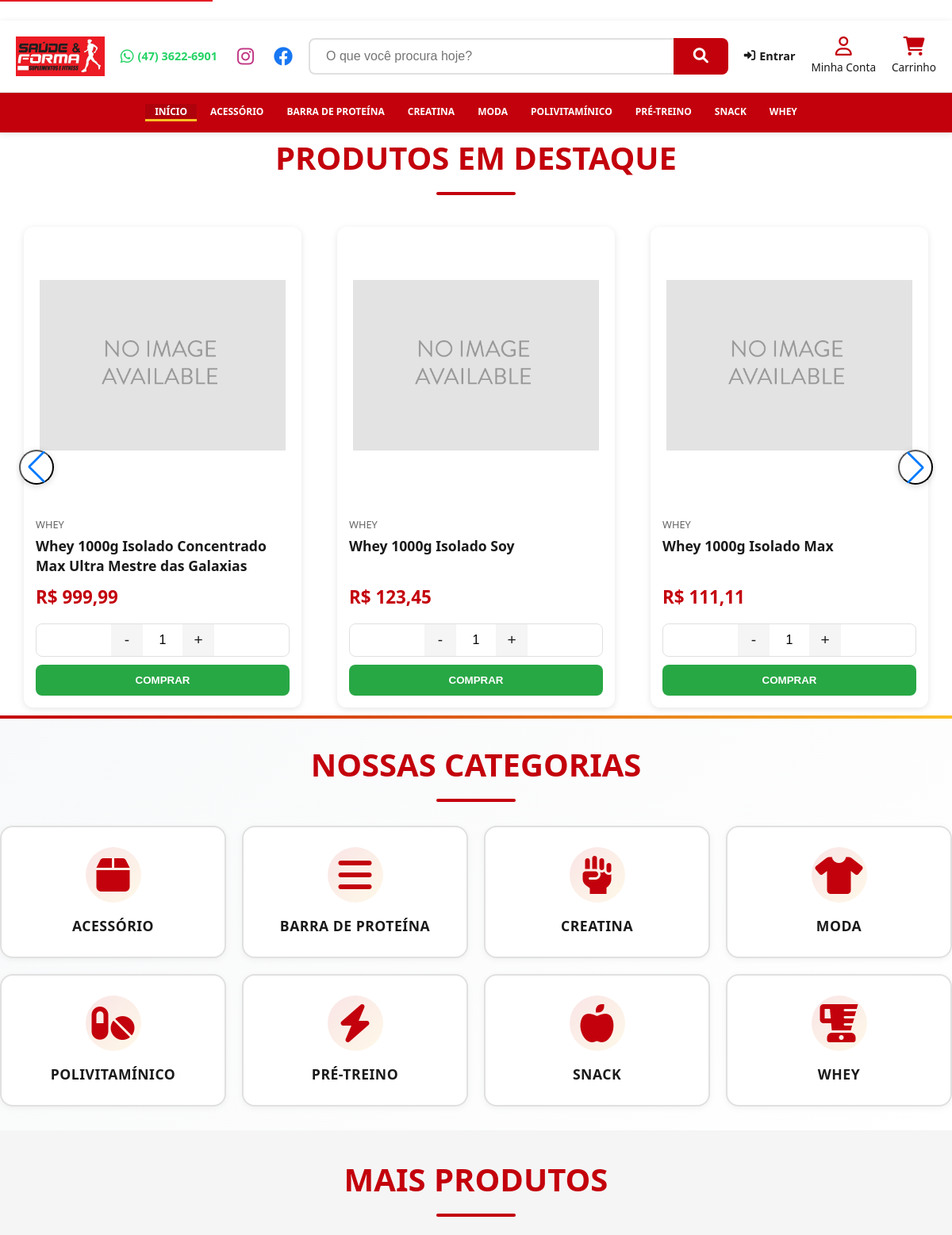
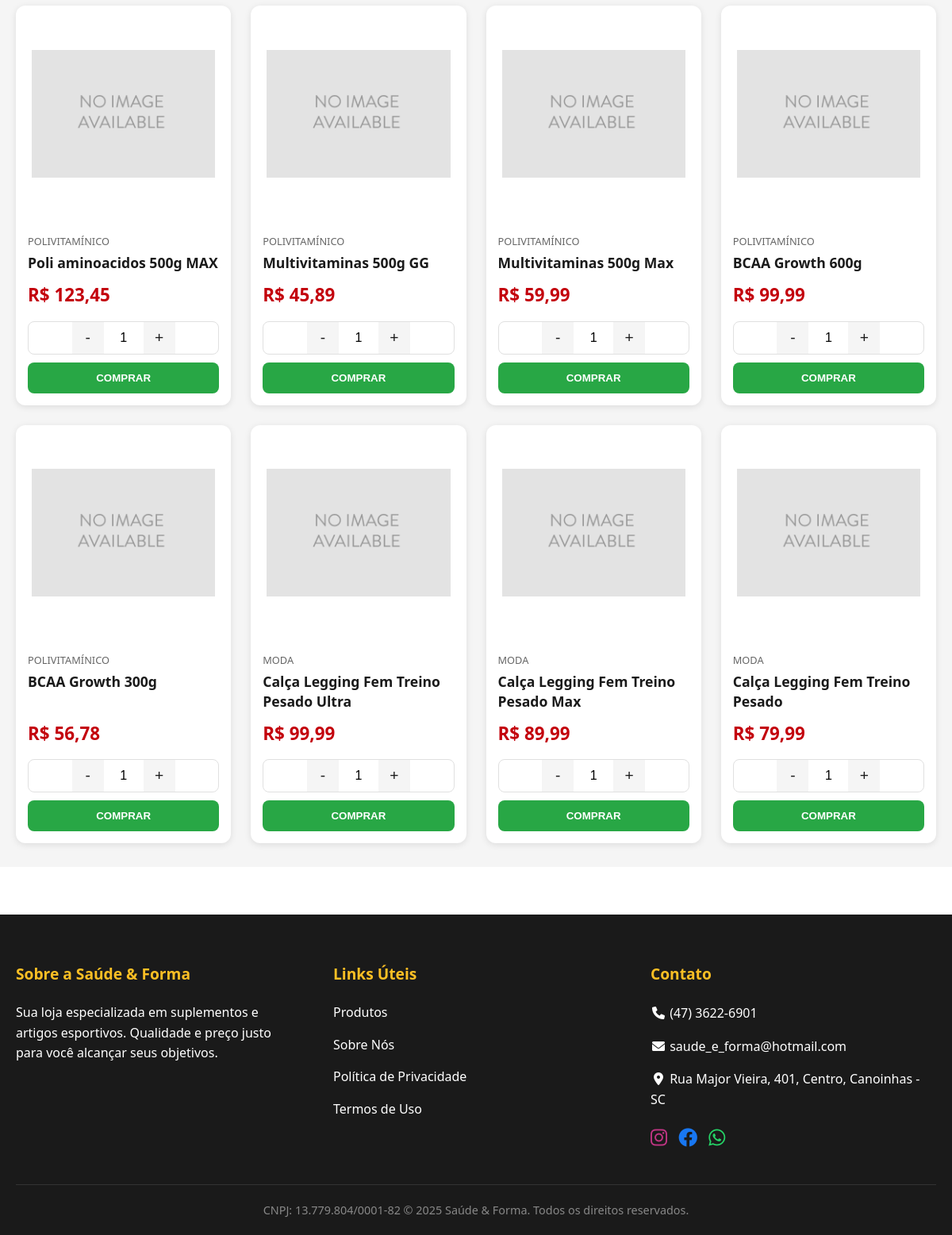
The page / on the database its author committed (2 pictures, top to bottom).
### shop/models.py (models this page shows, shortened)
class Category(models.Model):
    name = models.CharField(max_length=200)
    slug = models.SlugField(max_length=200,
                            unique=True)
    class Meta:
        ordering = ['name']
        indexes = [
            models.Index(fields=['name']),
        ]
        verbose_name = 'category'
        verbose_name_plural = 'categories'
    def get_absolute_url(self):
        return reverse('shop:product_list_by_category',
                       args=[self.slug])

class Product(models.Model):
    category = models.ForeignKey(Category,
                                 related_name='products',
                                 on_delete=models.CASCADE)
    name = models.CharField(max_length=200)
    slug = models.SlugField(max_length=200)
    image = models.ImageField(upload_to='products/%Y/%m/%d',
                              blank=True)
    description = models.TextField(blank=True)
    price = models.DecimalField(max_digits=10,
                                decimal_places=2)
    available = models.BooleanField(default=True)
    stock = models.PositiveIntegerField(default=0)
    created = models.DateTimeField(auto_now_add=True)
    updated = models.DateTimeField(auto_now=True)
    class Meta:
        ordering = ['name']
        indexes = [
            models.Index(fields=['id', 'slug']),
            models.Index(fields=['name']),
            models.Index(fields=['-created']),
        ]
    def get_absolute_url(self):
        return reverse('shop:product_detail',
                       args=[self.id, self.slug])

### shop/views.py (the view)
# urls.py: path('', views.homepage, name='homepage'),
def homepage(request):
    categories = Category.objects.all()
    carousel_products = Product.objects.filter(available=True).order_by('-created')[:9]
    featured_products = Product.objects.filter(available=True).order_by('-created')[9:17]
    return render(request, 'shop/homepage.html', {
        'categories': categories,
        'carousel_products': carousel_products,
        'featured_products': featured_products,
    })

### shop/templates/shop/homepage.html (shortened to what this page needs)
{% extends "base.html" %}
{% load static %}
{% block extra_css %}
<link rel="stylesheet" href="https://cdn.jsdelivr.net/npm/swiper/swiper-bundle.min.css" />
{% endblock %}
{% block content %}
<div class="container" style="padding-top: 0;">
    <h2 class="titulo-secao">Produtos em Destaque</h2>
    <div class="swiper swiper-produtos" role="region" aria-label="Carrossel de produtos em destaque" aria-roledescription="carrossel" style="padding-top: 0; margin-top: 0;">
        <div class="swiper-wrapper">
            {% for product in carousel_products %}
            <div class="swiper-slide" role="group" aria-label="{{ forloop.counter }} de {{ carousel_products|length }}">
                <article class="c-card-produto">
                    <div class="c-card-produto__imagem-wrapper">
                        <a href="{{ product.get_absolute_url }}">
                            <img src="{% if product.image %}{{ product.image.url }}{% else %}{% static 'img/no_image.png' %}{% endif %}"
                                alt="{{ product.name }}" class="c-card-produto__imagem">
                        </a>
                    </div>
                    <div class="c-card-produto__info">
                        <div>
                            <div class="c-card-produto__categoria">{{ product.category.name }}</div>
                            <a href="{{ product.get_absolute_url }}">
                                <h3 class="c-card-produto__nome">{{ product.name }}</h3>
                            </a>
                        </div>
                        <div>
                            <div class="c-card-produto__preco">R$ {{ product.price }}</div>
                            <form action="{% url 'cart:cart_add' product.id %}" method="post" class="add-to-cart-form"
                                aria-label="Adicionar {{ product.name }} ao carrinho">
                                <div class="quantity-selector" role="group" aria-label="Seletor de quantidade">
                                    <button type="button" class="qty-btn minus" aria-label="Diminuir quantidade">-</button>
                                    <input type="number" name="quantity" value="1" min="1" class="qty-input" readonly
                                        aria-label="Quantidade">
                                    <button type="button" class="qty-btn plus" aria-label="Aumentar quantidade">+</button>
                                </div>
                                <button type="submit" class="c-btn-comprar"
                                    aria-label="Adicionar {{ product.name }} ao carrinho">Comprar</button>
                            </form>
                        </div>
                    </div>
                </article>
            </div>
            {% endfor %}
        </div>
        <button class="swiper-button-prev" aria-label="Slide anterior"></button>
        <button class="swiper-button-next" aria-label="Próximo slide"></button>
    </div>
</div>
<section class="secao-categorias container" aria-labelledby="categorias-titulo">
    <h2 class="titulo-secao" id="categorias-titulo">Nossas Categorias</h2>
    <nav class="categorias-grid" role="navigation" aria-label="Navegação de categorias de produtos">
        {% for c in categories %}
        <a href="{{ c.get_absolute_url }}" class="c-card-categoria" aria-label="Ver produtos da categoria {{ c.name }}">
            <div class="c-card-categoria__icone" aria-hidden="true">
                {% if c.slug == 'whey' %}
                    <i class="fas fa-blender"></i>
                {% elif c.slug == 'creatina' %}
                    <i class="fas fa-hand-fist"></i>
                {% elif c.slug == 'moda' %}
                    <i class="fas fa-tshirt"></i>
                {% elif c.slug == 'barra-de-proteina' %}
                    <i class="fas fa-bars"></i>
                {% elif c.slug == 'polivitaminico' %}
                    <i class="fas fa-pills"></i>
                {% elif c.slug == 'acessorios' %}
                    <i class="fas fa-dumbbell"></i>
                {% elif c.slug == 'pre-treino' %}
                    <i class="fas fa-bolt"></i>
                {% elif c.slug == 'snack' %}
                    <i class="fas fa-apple-alt"></i>
                {% else %}
                    <i class="fas fa-box"></i>
                {% endif %}
            </div>
            <span class="c-card-categoria__nome">{{ c.name }}</span>
        </a>
        {% endfor %}
    </nav>
</section>
<section class="secao-destaque" aria-labelledby="produtos-adicionais-titulo">
    <div class="container">
        <h2 class="titulo-secao" id="produtos-adicionais-titulo">Mais Produtos</h2>
        <div class="produtos-grid" role="list" aria-label="Lista de produtos adicionais">
            {% for product in featured_products %}
            <article class="c-card-produto" role="listitem">
                <div class="c-card-produto__imagem-wrapper">
                    <a href="{{ product.get_absolute_url }}">
                        <img src="{% if product.image %}{{ product.image.url }}{% else %}{% static 'img/no_image.png' %}{% endif %}"
                            alt="{{ product.name }}" class="c-card-produto__imagem">
                    </a>
                </div>
                <div class="c-card-produto__info">
                    <div>
                        <div class="c-card-produto__categoria">{{ product.category.name }}</div>
                        <a href="{{ product.get_absolute_url }}">
                            <h3 class="c-card-produto__nome">{{ product.name }}</h3>
                        </a>
                    </div>
                    <div>
                        <div class="c-card-produto__preco">R$ {{ product.price }}</div>
                        <form action="{% url 'cart:cart_add' product.id %}" method="post" class="add-to-cart-form"
                            aria-label="Adicionar {{ product.name }} ao carrinho">
                            <div class="quantity-selector" role="group" aria-label="Seletor de quantidade">
                                <button type="button" class="qty-btn minus" aria-label="Diminuir quantidade">-</button>
                                <input type="number" name="quantity" value="1" min="1" class="qty-input" readonly
                                    aria-label="Quantidade">
                                <button type="button" class="qty-btn plus" aria-label="Aumentar quantidade">+</button>
                            </div>
                            <button type="submit" class="c-btn-comprar"
                                aria-label="Adicionar {{ product.name }} ao carrinho">Comprar</button>
                        </form>
                    </div>
                </div>
            </article>
            {% endfor %}
        </div>
    </div>
</section>
{% endblock %}

### templates/base.html (shortened to what this page needs)
{% load static %}
<!DOCTYPE html>
<html>
<head>
  <link href="https://cdnjs.cloudflare.com/ajax/libs/font-awesome/6.0.0/css/all.min.css" rel="stylesheet">
  <link href="{% static 'css/saude_forma.css' %}" rel="stylesheet">
  <link href="{% static 'css/cart.css' %}" rel="stylesheet">
  {% block extra_css %}{% endblock %}
</head>
<body>
  {% include 'includes/header.html' %}
  <div id="content">
    <main id="main-content" role="main">
      {% block content %}
      {% endblock %}
    </main>
  </div>
  <footer class="c-footer">
    <div class="container">
      <div class="c-footer__grid">
        <div class="c-footer__coluna">
          <h3>Sobre a Saúde & Forma</h3>
          <p>Sua loja especializada em suplementos e artigos esportivos. Qualidade e preço justo para você alcançar seus
            objetivos.</p>
        </div>
        <div class="c-footer__coluna">
          <h3>Links Úteis</h3>
          <ul class="c-footer__links">
            <li><a href="{% url 'shop:product_list' %}">Produtos</a></li>
            <li><a href="{% url 'shop:sobre' %}">Sobre Nós</a></li>
            <li><a href="{% url 'shop:privacidade' %}">Política de Privacidade</a></li>
            <li><a href="{% url 'shop:termos' %}">Termos de Uso</a></li>
          </ul>
        </div>
        <div class="c-footer__coluna">
          <h3>Contato</h3>
          <ul class="c-footer__links">
            <li><a href="tel:554736226901" style="color: inherit; text-decoration: none;"><i class="fas fa-phone"></i>
                (47) 3622-6901</a></li>
            <li><a href="mailto:saude_e_forma@hotmail.com" style="color: inherit; text-decoration: none;"><i
                  class="fas fa-envelope"></i> saude_e_forma@hotmail.com</a></li>
            <li><a href="https://share.google/oy1I10BcIwLedKcJh" target="_blank"
                style="color: inherit; text-decoration: none;"><i class="fas fa-map-marker-alt"></i> Rua Major Vieira,
                401, Centro, Canoinhas - SC</a></li>
          </ul>
          <div class="c-footer__social" style="margin-top: 15px;">
            <a href="https://www.instagram.com/saudeeforma" target="_blank" class="c-footer__social-link instagram"
              title="Instagram"><i class="fab fa-instagram"></i></a>
            <a href="https://www.facebook.com/saudeeformaa" target="_blank" class="c-footer__social-link facebook"
              title="Facebook"><i class="fab fa-facebook"></i></a>
            <a href="https://api.whatsapp.com/send/?phone=554736226901" target="_blank"
              class="c-footer__social-link whatsapp" title="WhatsApp"><i class="fab fa-whatsapp"></i></a>
          </div>
        </div>
      </div>
      <div class="c-footer__bottom">
        <p>CNPJ: 13.779.804/0001-82 &copy; 2025 Saúde & Forma. Todos os direitos reservados.</p>
      </div>
    </div>
  </footer>
</body>
</html>

### templates/includes/header.html (shortened to what this page needs)
﻿{% load static %}
<header class="c-header" role="banner">
    <div class="c-header__main">
        <div class="container">
            <a href="/" class="c-header__logo-link" aria-label="Saúde & Forma - Página Inicial">
                <img src="{% static 'img/logo.png' %}" alt="Saúde & Forma" class="c-header__logo-img">
            </a>
            <div class="c-header__desktop-elements">
                <nav class="c-header__contato-main" aria-label="Links de contato e redes sociais">
                    <a href="https://api.whatsapp.com/send/?phone=554736226901" target="_blank"
                        rel="noopener noreferrer" class="c-header__icon-link whatsapp-link"
                        aria-label="WhatsApp (47) 3622-6901">
                        <i class="fab fa-whatsapp" aria-hidden="true"></i> <span>(47) 3622-6901</span>
                    </a>
                    <a href="https://www.instagram.com/saudeeforma" target="_blank" rel="noopener noreferrer"
                        class="c-header__icon-link social-icon instagram" aria-label="Instagram">
                        <i class="fab fa-instagram" aria-hidden="true"></i>
                    </a>
                    <a href="https://www.facebook.com/saudeeformaa" target="_blank" rel="noopener noreferrer"
                        class="c-header__icon-link social-icon facebook" aria-label="Facebook">
                        <i class="fab fa-facebook" aria-hidden="true"></i>
                    </a>
                </nav>
                <div class="c-busca">
                    <form action="{% url 'shop:product_list' %}" method="get" class="c-busca__form" role="search"
                        aria-label="Buscar produtos">
                        <input type="text" id="search-input" name="q" class="c-busca__input"
                            placeholder="O que você procura hoje?" value="{{ request.GET.q|default:'' }}"
                            aria-label="Campo de busca">
                        <button type="submit" class="c-busca__btn" aria-label="Buscar"><i class="fas fa-search"
                                aria-hidden="true"></i></button>
                    </form>
                </div>
                <div class="c-header__user-main">
                    {% if request.user.is_authenticated %}
                    <div class="c-header__user-info">
                        <span>Olá, <strong>{{ request.user.first_name|default:request.user.username }}</strong></span>
                        <form method="post" action="{% url 'account:logout' %}" style="display:inline;">
                            {% csrf_token %}
                            <button type="submit" class="c-header__logout-btn" aria-label="Sair da conta"><i
                                    class="fas fa-sign-out-alt" aria-hidden="true"></i></button>
                        </form>
                    </div>
                    {% else %}
                    <a href="{% url 'account:login' %}" class="c-header__login-link" aria-label="Entrar na conta"><i
                            class="fas fa-sign-in-alt" aria-hidden="true"></i> Entrar</a>
                    {% endif %}
                </div>
                <nav class="c-header__acoes" aria-label="Ações do usuário">
                    <a href="{% url 'account:dashboard' %}" class="c-header__acao-btn" aria-label="Minha Conta">
                        <i class="far fa-user" aria-hidden="true"></i>
                        <span>Minha Conta</span>
                    </a>
                    <a href="{% url 'cart:cart_detail' %}" class="c-header__acao-btn" id="cart-btn-desktop"
                        aria-label="Carrinho de compras">
                        <i class="fas fa-shopping-cart" aria-hidden="true"></i>
                        <span>Carrinho</span>
                    </a>
                </nav>
            </div>
        </div>
    </div>
    <nav class="c-nav" role="navigation" aria-label="Navegação principal">
        <div class="container c-nav__container">
            <div class="c-nav__menu" id="nav-menu">
                <a href="{% url 'shop:homepage' %}"
                    class="c-nav__link {% if request.resolver_match.view_name == 'shop:homepage' %}active{% endif %}"
                    aria-current="{% if request.resolver_match.view_name == 'shop:homepage' %}page{% endif %}">Início</a>
                {% for c in categories %}
                <a href="{{ c.get_absolute_url }}"
                    class="c-nav__link {% if category and category.slug == c.slug %}active{% endif %}"
                    aria-current="{% if category and category.slug == c.slug %}page{% endif %}">{{ c.name }}</a>
                {% endfor %}
            </div>
        </div>
    </nav>
</header>

### rows shown on the page
Category: name "ACESSÓRIO", slug "acessorio" (drawn)
Category: name "BARRA DE PROTEÍNA"
Category: name "CREATINA", slug "creatina" (drawn)
Category: name "MODA", slug "moda" (drawn)
Category: name "POLIVITAMÍNICO", slug "polivitaminico" (drawn)
Category: name "PRÉ-TREINO", slug "pre-treino" (drawn)
Category: name "SNACK", slug "snack" (drawn)
Category: name "WHEY", slug "whey" (drawn)
Product: category.name "WHEY", name "Whey 1000g Isolado Concentrado Max Ultra Mestre das Galaxias", price "999,99"
Product: category.name "WHEY", name "Whey 1000g Isolado Soy", price "123,45"
Product: category.name "WHEY", name "Whey 1000g Isolado Max", price "111,11"
Product: category.name "POLIVITAMÍNICO", name "Poli aminoacidos 500g MAX", price "123,45"
Product: category.name "POLIVITAMÍNICO", name "Multivitaminas 500g GG", price "45,89"
Product: category.name "POLIVITAMÍNICO", name "Multivitaminas 500g Max", price "59,99"
Product: category.name "POLIVITAMÍNICO", name "BCAA Growth 600g", price "99,99"
Product: category.name "POLIVITAMÍNICO", name "BCAA Growth 300g", price "56,78"
Product: category.name "MODA", name "Calça Legging Fem Treino Pesado Ultra", price "99,99"
Product: category.name "MODA", name "Calça Legging Fem Treino Pesado Max", price "89,99"
Product: category.name "MODA", name "Calça Legging Fem Treino Pesado", price "79,99"
